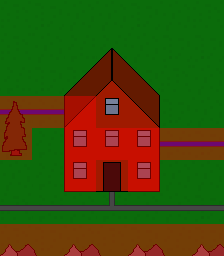

This game map was drawn from its Tiled (.tmx) file and the tilesets committed beside it. A one-line description and the trimmed map source follow:
An orthogonal 7x8 tile map with 32x32 px tiles, 5 tile layers (Tile Layer 1, Tile Layer 4, Tile Layer 2, Tile Layer 3, ...).

<map version="1.0" orientation="orthogonal" renderorder="right-down" width="7" height="8" tilewidth="32" tileheight="32" nextobjectid="1">
 <tileset firstgid="1" name="Tileset" tilewidth="32" tileheight="32">
  <image source="Tileset.png" width="640" height="640" />
 </tileset>
 <layer name="Tile Layer 1" width="7" height="8">
  <data>[56 cells, 56 non-empty, 4 distinct tile ids]</data>
 </layer>
 <layer name="Tile Layer 4" width="7" height="8">
  <data>[56 cells, 11 non-empty, 3 distinct tile ids]</data>
 </layer>
 <layer name="Tile Layer 2" width="7" height="8">
  <data>[56 cells, 22 non-empty, 17 distinct tile ids]</data>
 </layer>
 <layer name="Tile Layer 3" width="7" height="8">
  <data>[56 cells, 9 non-empty, 4 distinct tile ids]</data>
 </layer>
 <objectgroup name="Object Layer 1" />
 <layer name="DataLayer" width="7" height="8" opacity="0.43">
  <data>[56 cells, 18 non-empty, 1 distinct tile ids]</data>
 </layer>
</map>
